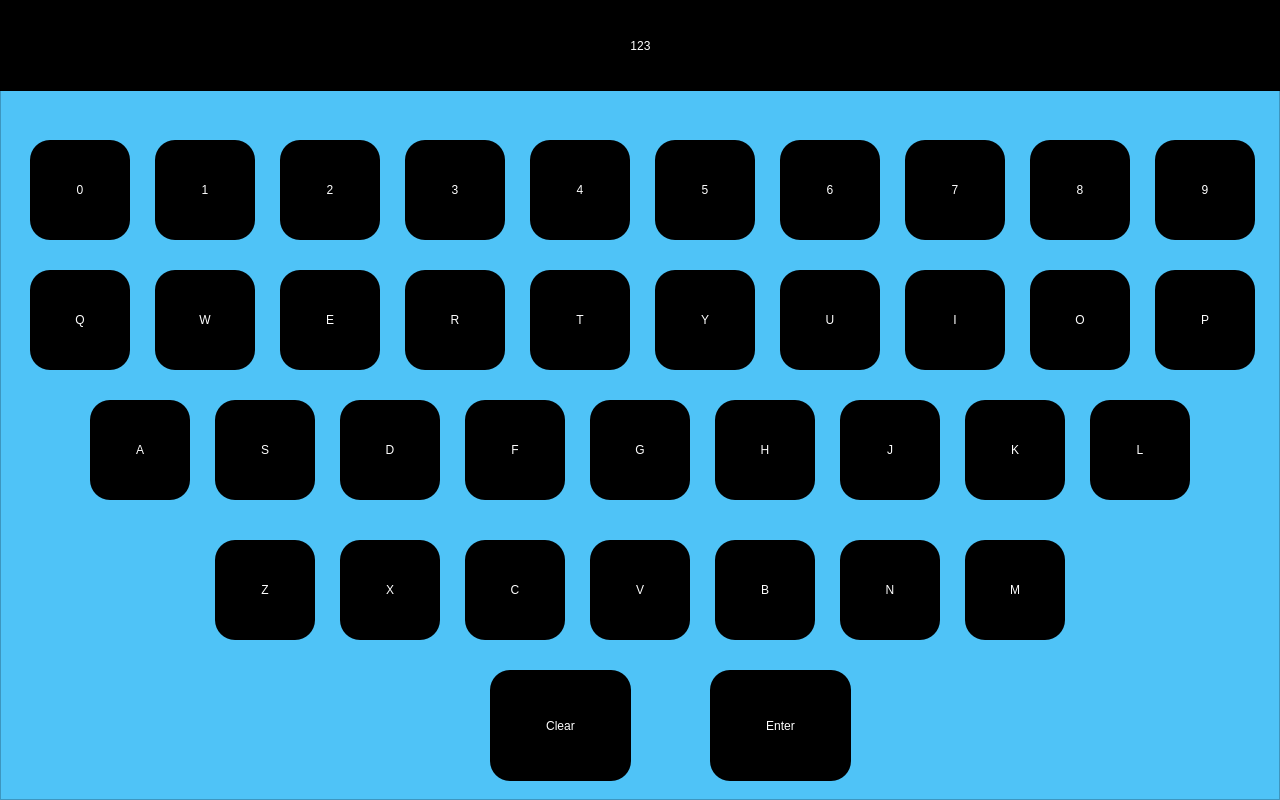
<?xml version="1.0" encoding="UTF-8"?>
<ui version="4.0">
 <class>Keyboard</class>
 <widget class="QDialog" name="Keyboard">
  <property name="geometry">
   <rect>
    <x>0</x>
    <y>0</y>
    <width>1280</width>
    <height>800</height>
   </rect>
  </property>
  <property name="windowTitle">
   <string>Dialog</string>
  </property>
  <widget class="QFrame" name="frame">
   <property name="geometry">
    <rect>
     <x>0</x>
     <y>0</y>
     <width>1280</width>
     <height>800</height>
    </rect>
   </property>
   <property name="styleSheet">
    <string notr="true">.QFrame{background-color: #4FC3F7;}.QPushButton:pressed { background-color: #FF6E40} .QPushButton{font: 75 34pt bold &quot;Ubuntu&quot;;background-color: rgb(0, 0, 0);color: rgb(255, 255, 255);border-radius: 20px}.QLabel{font: 75 34pt bold &quot;Ubuntu&quot;;background-color: rgb(0, 0, 0);color: rgb(255, 255, 255);}
</string>
   </property>
   <property name="frameShape">
    <enum>QFrame::StyledPanel</enum>
   </property>
   <property name="frameShadow">
    <enum>QFrame::Raised</enum>
   </property>
   <widget class="QPushButton" name="bt1">
    <property name="geometry">
     <rect>
      <x>155</x>
      <y>140</y>
      <width>100</width>
      <height>100</height>
     </rect>
    </property>
    <property name="text">
     <string>1</string>
    </property>
   </widget>
   <widget class="QPushButton" name="bt4">
    <property name="geometry">
     <rect>
      <x>530</x>
      <y>140</y>
      <width>100</width>
      <height>100</height>
     </rect>
    </property>
    <property name="text">
     <string>4</string>
    </property>
   </widget>
   <widget class="QPushButton" name="bt7">
    <property name="geometry">
     <rect>
      <x>905</x>
      <y>140</y>
      <width>100</width>
      <height>100</height>
     </rect>
    </property>
    <property name="text">
     <string>7</string>
    </property>
   </widget>
   <widget class="QPushButton" name="bt2">
    <property name="geometry">
     <rect>
      <x>280</x>
      <y>140</y>
      <width>100</width>
      <height>100</height>
     </rect>
    </property>
    <property name="text">
     <string>2</string>
    </property>
   </widget>
   <widget class="QPushButton" name="bt5">
    <property name="geometry">
     <rect>
      <x>655</x>
      <y>140</y>
      <width>100</width>
      <height>100</height>
     </rect>
    </property>
    <property name="text">
     <string>5</string>
    </property>
   </widget>
   <widget class="QPushButton" name="bt8">
    <property name="geometry">
     <rect>
      <x>1030</x>
      <y>140</y>
      <width>100</width>
      <height>100</height>
     </rect>
    </property>
    <property name="text">
     <string>8</string>
    </property>
   </widget>
   <widget class="QPushButton" name="bt0">
    <property name="geometry">
     <rect>
      <x>30</x>
      <y>140</y>
      <width>100</width>
      <height>100</height>
     </rect>
    </property>
    <property name="text">
     <string>0</string>
    </property>
   </widget>
   <widget class="QPushButton" name="bt6">
    <property name="geometry">
     <rect>
      <x>780</x>
      <y>140</y>
      <width>100</width>
      <height>100</height>
     </rect>
    </property>
    <property name="text">
     <string>6</string>
    </property>
   </widget>
   <widget class="QPushButton" name="bt3">
    <property name="geometry">
     <rect>
      <x>405</x>
      <y>140</y>
      <width>100</width>
      <height>100</height>
     </rect>
    </property>
    <property name="text">
     <string>3</string>
    </property>
   </widget>
   <widget class="QPushButton" name="bt9">
    <property name="geometry">
     <rect>
      <x>1155</x>
      <y>140</y>
      <width>100</width>
      <height>100</height>
     </rect>
    </property>
    <property name="text">
     <string>9</string>
    </property>
   </widget>
   <widget class="QPushButton" name="btEnter">
    <property name="geometry">
     <rect>
      <x>710</x>
      <y>670</y>
      <width>141</width>
      <height>111</height>
     </rect>
    </property>
    <property name="text">
     <string>Enter</string>
    </property>
   </widget>
   <widget class="QPushButton" name="btClear">
    <property name="geometry">
     <rect>
      <x>490</x>
      <y>670</y>
      <width>141</width>
      <height>111</height>
     </rect>
    </property>
    <property name="text">
     <string>Clear</string>
    </property>
   </widget>
   <widget class="QLabel" name="lbValue">
    <property name="geometry">
     <rect>
      <x>0</x>
      <y>0</y>
      <width>1281</width>
      <height>91</height>
     </rect>
    </property>
    <property name="text">
     <string>123</string>
    </property>
    <property name="alignment">
     <set>Qt::AlignCenter</set>
    </property>
   </widget>
   <widget class="QPushButton" name="btY">
    <property name="geometry">
     <rect>
      <x>655</x>
      <y>270</y>
      <width>100</width>
      <height>100</height>
     </rect>
    </property>
    <property name="text">
     <string>Y</string>
    </property>
   </widget>
   <widget class="QPushButton" name="btR">
    <property name="geometry">
     <rect>
      <x>405</x>
      <y>270</y>
      <width>100</width>
      <height>100</height>
     </rect>
    </property>
    <property name="text">
     <string>R</string>
    </property>
   </widget>
   <widget class="QPushButton" name="btP">
    <property name="geometry">
     <rect>
      <x>1155</x>
      <y>270</y>
      <width>100</width>
      <height>100</height>
     </rect>
    </property>
    <property name="text">
     <string>P</string>
    </property>
   </widget>
   <widget class="QPushButton" name="btT">
    <property name="geometry">
     <rect>
      <x>530</x>
      <y>270</y>
      <width>100</width>
      <height>100</height>
     </rect>
    </property>
    <property name="text">
     <string>T</string>
    </property>
   </widget>
   <widget class="QPushButton" name="btI">
    <property name="geometry">
     <rect>
      <x>905</x>
      <y>270</y>
      <width>100</width>
      <height>100</height>
     </rect>
    </property>
    <property name="text">
     <string>I</string>
    </property>
   </widget>
   <widget class="QPushButton" name="btU">
    <property name="geometry">
     <rect>
      <x>780</x>
      <y>270</y>
      <width>100</width>
      <height>100</height>
     </rect>
    </property>
    <property name="text">
     <string>U</string>
    </property>
   </widget>
   <widget class="QPushButton" name="btO">
    <property name="geometry">
     <rect>
      <x>1030</x>
      <y>270</y>
      <width>100</width>
      <height>100</height>
     </rect>
    </property>
    <property name="text">
     <string>O</string>
    </property>
   </widget>
   <widget class="QPushButton" name="btQ">
    <property name="geometry">
     <rect>
      <x>30</x>
      <y>270</y>
      <width>100</width>
      <height>100</height>
     </rect>
    </property>
    <property name="text">
     <string>Q</string>
    </property>
   </widget>
   <widget class="QPushButton" name="btE">
    <property name="geometry">
     <rect>
      <x>280</x>
      <y>270</y>
      <width>100</width>
      <height>100</height>
     </rect>
    </property>
    <property name="text">
     <string>E</string>
    </property>
   </widget>
   <widget class="QPushButton" name="btW">
    <property name="geometry">
     <rect>
      <x>155</x>
      <y>270</y>
      <width>100</width>
      <height>100</height>
     </rect>
    </property>
    <property name="text">
     <string>W</string>
    </property>
   </widget>
   <widget class="QPushButton" name="btS">
    <property name="geometry">
     <rect>
      <x>215</x>
      <y>400</y>
      <width>100</width>
      <height>100</height>
     </rect>
    </property>
    <property name="text">
     <string>S</string>
    </property>
   </widget>
   <widget class="QPushButton" name="btD">
    <property name="geometry">
     <rect>
      <x>340</x>
      <y>400</y>
      <width>100</width>
      <height>100</height>
     </rect>
    </property>
    <property name="text">
     <string>D</string>
    </property>
   </widget>
   <widget class="QPushButton" name="btK">
    <property name="geometry">
     <rect>
      <x>965</x>
      <y>400</y>
      <width>100</width>
      <height>100</height>
     </rect>
    </property>
    <property name="text">
     <string>K</string>
    </property>
   </widget>
   <widget class="QPushButton" name="btL">
    <property name="geometry">
     <rect>
      <x>1090</x>
      <y>400</y>
      <width>100</width>
      <height>100</height>
     </rect>
    </property>
    <property name="text">
     <string>L</string>
    </property>
   </widget>
   <widget class="QPushButton" name="btA">
    <property name="geometry">
     <rect>
      <x>90</x>
      <y>400</y>
      <width>100</width>
      <height>100</height>
     </rect>
    </property>
    <property name="text">
     <string>A</string>
    </property>
   </widget>
   <widget class="QPushButton" name="btF">
    <property name="geometry">
     <rect>
      <x>465</x>
      <y>400</y>
      <width>100</width>
      <height>100</height>
     </rect>
    </property>
    <property name="text">
     <string>F</string>
    </property>
   </widget>
   <widget class="QPushButton" name="btH">
    <property name="geometry">
     <rect>
      <x>715</x>
      <y>400</y>
      <width>100</width>
      <height>100</height>
     </rect>
    </property>
    <property name="text">
     <string>H</string>
    </property>
   </widget>
   <widget class="QPushButton" name="btJ">
    <property name="geometry">
     <rect>
      <x>840</x>
      <y>400</y>
      <width>100</width>
      <height>100</height>
     </rect>
    </property>
    <property name="text">
     <string>J</string>
    </property>
   </widget>
   <widget class="QPushButton" name="btG">
    <property name="geometry">
     <rect>
      <x>590</x>
      <y>400</y>
      <width>100</width>
      <height>100</height>
     </rect>
    </property>
    <property name="text">
     <string>G</string>
    </property>
   </widget>
   <widget class="QPushButton" name="btX">
    <property name="geometry">
     <rect>
      <x>340</x>
      <y>540</y>
      <width>100</width>
      <height>100</height>
     </rect>
    </property>
    <property name="text">
     <string>X</string>
    </property>
   </widget>
   <widget class="QPushButton" name="btC">
    <property name="geometry">
     <rect>
      <x>465</x>
      <y>540</y>
      <width>100</width>
      <height>100</height>
     </rect>
    </property>
    <property name="text">
     <string>C</string>
    </property>
   </widget>
   <widget class="QPushButton" name="btZ">
    <property name="geometry">
     <rect>
      <x>215</x>
      <y>540</y>
      <width>100</width>
      <height>100</height>
     </rect>
    </property>
    <property name="text">
     <string>Z</string>
    </property>
   </widget>
   <widget class="QPushButton" name="btV">
    <property name="geometry">
     <rect>
      <x>590</x>
      <y>540</y>
      <width>100</width>
      <height>100</height>
     </rect>
    </property>
    <property name="text">
     <string>V</string>
    </property>
   </widget>
   <widget class="QPushButton" name="btN">
    <property name="geometry">
     <rect>
      <x>840</x>
      <y>540</y>
      <width>100</width>
      <height>100</height>
     </rect>
    </property>
    <property name="text">
     <string>N</string>
    </property>
   </widget>
   <widget class="QPushButton" name="btM">
    <property name="geometry">
     <rect>
      <x>965</x>
      <y>540</y>
      <width>100</width>
      <height>100</height>
     </rect>
    </property>
    <property name="text">
     <string>M</string>
    </property>
   </widget>
   <widget class="QPushButton" name="btB">
    <property name="geometry">
     <rect>
      <x>715</x>
      <y>540</y>
      <width>100</width>
      <height>100</height>
     </rect>
    </property>
    <property name="text">
     <string>B</string>
    </property>
   </widget>
  </widget>
 </widget>
 <resources/>
 <connections/>
</ui>
